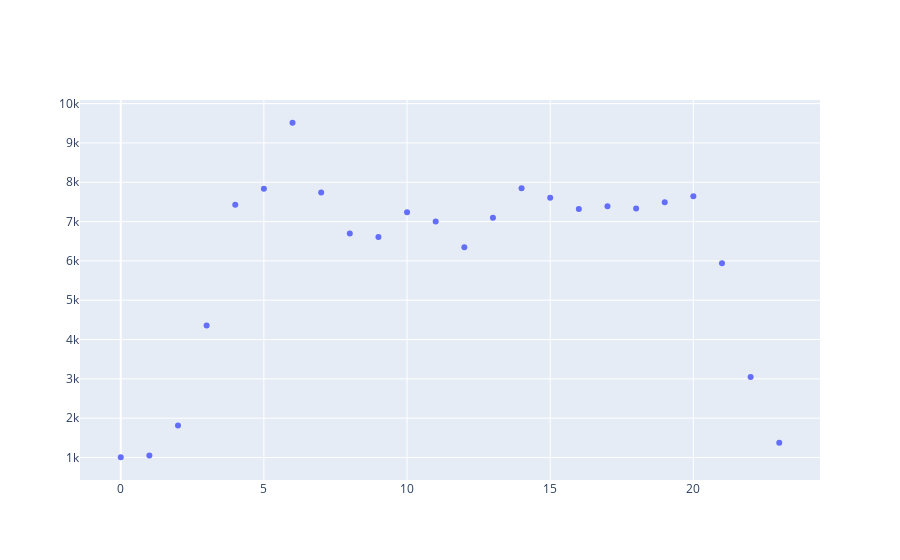

Here is the notebook cell this chart was saved with:
### Code cell
# What does the hourly user activity look like?
indices = [x for x in unique_users_hourly_freq.keys()]
values = [x for x in unique_users_hourly_freq.values()]

fig = go.Figure()

# Add traces
fig.add_trace(go.Scatter(x = indices, y = values,
                         mode = 'markers'
                         )

)

fig.show()

### Figure 1 — Plotly figure (JSON) as saved in the notebook; plotly's stock layout.template omitted (floating-point values rounded to 4 significant figures)
{"data": [{"mode": "markers", "type": "scatter", "x": [18, 6, 19, 3, 17, 10, 16, 13, 7, 14, 12, 8, 11, 4, 15, 21, 5, 20, 0, 22, 23, 9, 1, 2], "y": [7336, 9514, 7490, 4356, 7388, 7238, 7320, 7095, 7740, 7850, 6350, 6698, 7005, 7426, 7605, 5943, 7835, 7645, 1006, 3050, 1372, 6605, 1049, 1812]}], "layout": {}}
